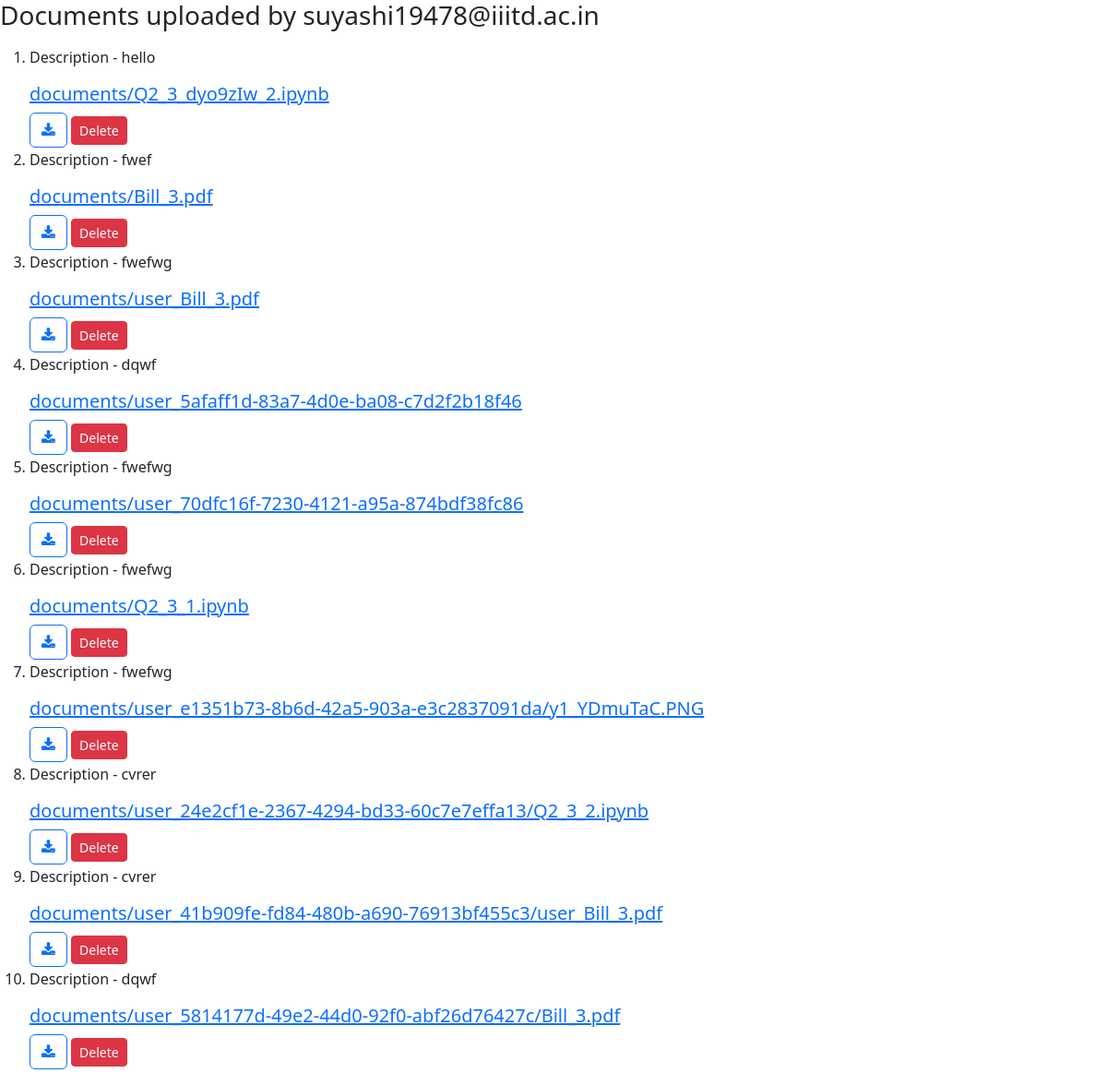
The app's page /dashboard/user_posts/ (signed in) with its own data.
### upload/models.py (models this page shows, shortened)
class Doc(models.Model):
    def user_directory_path(instance, filename):
        print(type(instance))
        return 'documents/user_{0}/{1}'.format(str(instance.document_id), filename)
    document_id = models.UUIDField(primary_key=True, default=uuid.uuid4, editable=False)
    description = models.CharField(max_length=255, blank=False)
    document=models.FileField(null=False,blank=False,upload_to = user_directory_path, validators=[validate_file_size,validate_file_extension])
    author = models.ForeignKey(User, related_name='upload', on_delete=models.CASCADE)
    uploaded_at = models.DateTimeField(auto_now_add=True)

### upload/views.py (the view)
# urls.py: path('dashboard/user_posts/', UserPostListView.as_view(), name='user-posts'),
class UserPostListView(ListView):
    model = Doc
    template_name = 'user_posts.html'
    context_object_name = 'posts'
    def get_queryset(self):
        print(self.request.user)
        lis = (Doc.objects.filter(author=self.request.user))
        print(len(lis))
        return Doc.objects.filter(author=self.request.user)

### templates/user_posts.html
{%  extends 'dashboard.html' %}
{% block content %}
    <h3 class="mb-3">Documents uploaded by {{user}}</h3>
<ol>
    {% for doc in posts %}
    <li>
        <article class="media content-section">
          <div class="media-body">
            <p class="article-content">Description - {{ doc.description }} </p>
            <a href="{{doc.document.url}}"  class=" text-justify "><h5>{{  doc.document.name}}</h5></a>
            <a class="btn btn-outline-primary  btn-d "  href="{{ doc.document.url }}"  download type="submit"><i class="fa fa-download"></i></a>
            <a class="btn btn-danger btn-sm mt-1 mb-1" href="{% url 'post-delete' doc.document_id %}">Delete</a>
        </div>
        </article>
    </li>
    {% endfor %}
</ol>
{% endblock content %}

### records on screen
Doc: description "hello", document.name "documents/Q2_3_dyo9zIw_2.ipynb"
Doc: description "fwef", document.name "documents/Bill_3.pdf"
Doc: description "fwefwg", document.name "documents/user_Bill_3.pdf"
Doc: description "dqwf", document.name "documents/user_5afaff1d-83a7-4d0e-ba08-c7d2f2b18f46"
Doc: description "fwefwg", document.name "documents/user_70dfc16f-7230-4121-a95a-874bdf38fc86"
Doc: description "fwefwg", document.name "documents/Q2_3_1.ipynb"
Doc: description "fwefwg", document.name "documents/user_e1351b73-8b6d-42a5-903a-e3c2837091da/y1_YDmuTaC.PNG"
Doc: description "cvrer", document.name "documents/user_24e2cf1e-2367-4294-bd33-60c7e7effa13/Q2_3_2.ipynb"
Doc: description "cvrer", document.name "documents/user_41b909fe-fd84-480b-a690-76913bf455c3/user_Bill_3.pdf"
Doc: description "dqwf", document.name "documents/user_5814177d-49e2-44d0-92f0-abf26d76427c/Bill_3.pdf"
